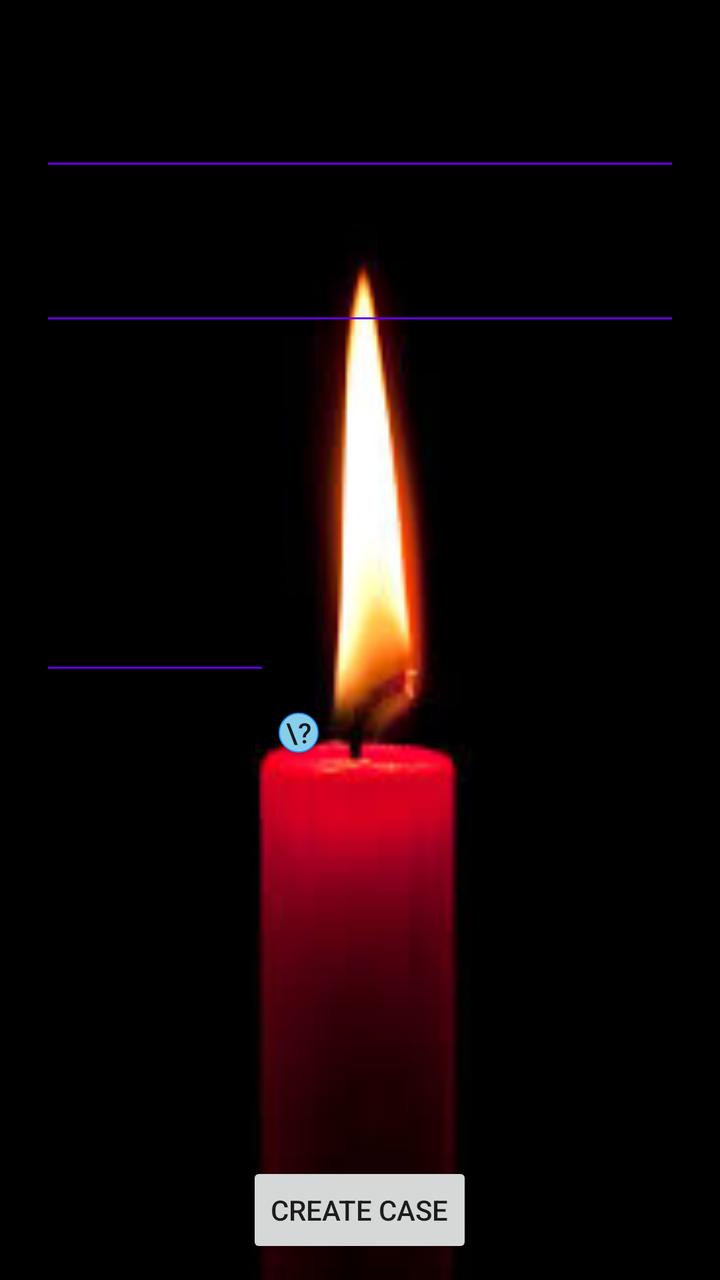
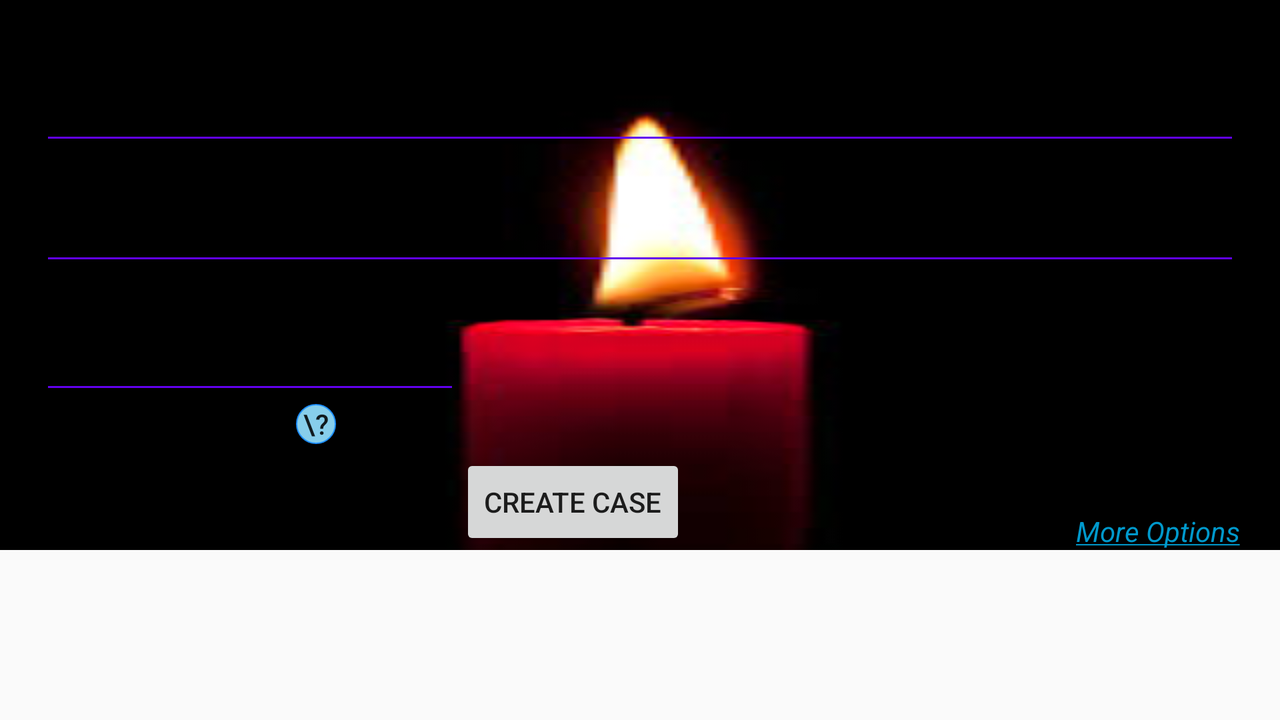

An Android layout and its configuration variant, each rendered on a device that would load it. The default file and the variant file are quoted in full after the pictures.
<!-- AndroidManifest.xml: application theme Theme.AppCompat.Light.NoActionBar -->
<!-- res/layout/activity_new_case.xml -->
<?xml version="1.0" encoding="utf-8"?>
<RelativeLayout xmlns:android="http://schemas.android.com/apk/res/android"
    xmlns:app="http://schemas.android.com/apk/res-auto"
    xmlns:tools="http://schemas.android.com/tools"
    android:id="@+id/backgroundLayout"
    android:layout_width="match_parent"
    android:layout_height="match_parent"
    android:background="@drawable/images"
    android:orientation="vertical"
    android:paddingLeft="20dp"
    android:paddingRight="20dp"
    tools:visibility="visible">

    <androidx.appcompat.widget.AppCompatEditText
        android:id="@+id/nameOfNiftar"
        android:layout_width="match_parent"
        android:layout_height="wrap_content"
        android:layout_below="@+id/niftarNameLabelHeb"
        android:layout_alignParentStart="true"
        android:layout_alignParentLeft="true"
        android:ems="10"
        android:inputType="textCapSentences"
        app:backgroundTint="@color/colorPrimary" />

    <TextView
        android:id="@+id/nameNiftarLabel"
        android:layout_width="wrap_content"
        android:layout_height="wrap_content"
        android:layout_above="@+id/nameOfNiftar"
        android:layout_alignParentStart="true"
        android:layout_alignParentLeft="true"
        android:text="@string/newNiftarName" />


    <androidx.appcompat.widget.AppCompatEditText
        android:id="@+id/caseIdEntry"
        android:layout_width="wrap_content"
        android:layout_height="wrap_content"
        android:layout_below="@+id/caseIDLabel"
        android:layout_alignParentStart="true"
        android:layout_alignParentLeft="true"
        android:ems="10"
        android:inputType="text"
        android:visibility="gone"
        app:backgroundTint="@color/colorPrimary" />

    <androidx.appcompat.widget.AppCompatEditText
        android:id="@+id/caseIDConfirm"
        android:layout_width="wrap_content"
        android:layout_height="wrap_content"
        android:layout_below="@+id/confirmCaseIDLabel"
        android:layout_alignParentStart="true"
        android:layout_alignParentLeft="true"
        android:ems="10"
        android:inputType="text"
        android:visibility="gone"
        app:backgroundTint="@color/colorPrimary" />

    <TextView
        android:id="@+id/caseIDLabel"
        android:layout_width="wrap_content"
        android:layout_height="wrap_content"
        android:layout_below="@+id/makePrivateCheckBox"
        android:layout_alignStart="@+id/makePrivateCheckBox"
        android:layout_alignLeft="@+id/makePrivateCheckBox"
        android:layout_marginTop="12dp"
        android:text="@string/caseId"
        android:visibility="gone" />

    <TextView
        android:id="@+id/confirmCaseIDLabel"
        android:layout_width="wrap_content"
        android:layout_height="wrap_content"
        android:layout_below="@+id/caseIdEntry"
        android:layout_alignStart="@+id/makePrivateCheckBox"
        android:layout_alignLeft="@+id/makePrivateCheckBox"
        android:text="@string/confirmCaseID"
        android:visibility="gone" />

    <androidx.appcompat.widget.AppCompatEditText
        android:id="@+id/dateNiftar"
        android:layout_width="115dp"
        android:layout_height="45dp"
        android:layout_alignParentStart="true"
        android:layout_alignParentLeft="true"
        android:layout_centerVertical="true"
        android:ems="10"
        android:focusableInTouchMode="false"
        android:inputType="textPersonName|date"
        app:backgroundTint="@color/colorPrimary" />

    <androidx.appcompat.widget.AppCompatEditText
        android:id="@+id/dateShloshim"
        android:layout_width="115dp"
        android:layout_height="45dp"
        android:layout_alignBaseline="@+id/dateNiftar"
        android:layout_alignEnd="@+id/fatherNameLabelHebrew"
        android:layout_alignRight="@+id/fatherNameLabelHebrew"
        android:layout_alignBottom="@+id/dateNiftar"
        android:ems="10"
        android:focusableInTouchMode="false"
        android:inputType="textPersonName|date"
        android:visibility="invisible"
        app:backgroundTint="@color/colorPrimary" />

    <CheckBox
        android:id="@+id/makePrivateCheckBox"
        android:layout_width="wrap_content"
        android:layout_height="wrap_content"
        android:layout_below="@+id/dateNiftar"
        android:layout_alignParentStart="true"
        android:layout_alignParentLeft="true"
        android:layout_marginTop="14dp"
        android:maxLines="1"
        android:text="@string/makePrivate" />

    <TextView
        android:id="@+id/dateNiftarLabel"
        android:layout_width="wrap_content"
        android:layout_height="wrap_content"
        android:layout_above="@+id/dateNiftar"
        android:layout_alignParentStart="true"
        android:layout_alignParentLeft="true"
        android:text="@string/dateNiftarLabel" />

    <TextView
        android:id="@+id/dateShloshimLabel"
        android:layout_width="wrap_content"
        android:layout_height="wrap_content"
        android:layout_alignBaseline="@+id/dateNiftarLabel"
        android:layout_alignStart="@+id/dateShloshim"
        android:layout_alignLeft="@+id/dateShloshim"
        android:layout_alignBottom="@+id/dateNiftarLabel"
        android:text="@string/dateShloshimLabel"
        android:visibility="invisible" />

    <Button
        android:id="@+id/createCaseButton"
        android:layout_width="wrap_content"
        android:layout_height="wrap_content"
        android:layout_alignParentBottom="true"
        android:layout_centerHorizontal="true"
        android:layout_marginBottom="11dp"
        android:text="@string/createCase" />

    <androidx.appcompat.widget.AppCompatEditText
        android:id="@+id/fatherName"
        android:layout_width="wrap_content"
        android:layout_height="wrap_content"
        android:layout_below="@+id/fatherNameLabel"
        android:layout_alignParentStart="true"
        android:layout_alignParentLeft="true"
        android:layout_alignParentEnd="true"
        android:layout_alignParentRight="true"
        android:ems="10"
        android:inputType="textCapSentences|textPersonName"
        app:backgroundTint="@color/colorPrimary" />

    <TextView
        android:id="@+id/fatherNameLabel"
        android:layout_width="wrap_content"
        android:layout_height="wrap_content"
        android:layout_below="@+id/nameOfNiftar"
        android:layout_alignParentStart="true"
        android:layout_alignParentLeft="true"
        android:layout_marginTop="17dp"
        android:text="@string/name_of_father" />

    <TextView
        android:id="@+id/fatherNameLabelHebrew"
        android:layout_width="wrap_content"
        android:layout_height="wrap_content"
        android:layout_alignBottom="@+id/fatherNameLabel"
        android:layout_alignParentEnd="true"
        android:layout_alignParentRight="true"
        android:text="@string/father_name_hebrew" />

    <TextView
        android:id="@+id/niftarNameLabelHeb"
        android:layout_width="wrap_content"
        android:layout_height="wrap_content"
        android:layout_alignParentTop="true"
        android:layout_alignParentEnd="true"
        android:layout_alignParentRight="true"
        android:layout_marginTop="30dp"
        android:text="@string/hebNameNiftar" />

    <TextView
        android:id="@+id/textView2"
        android:layout_width="wrap_content"
        android:layout_height="wrap_content"
        android:layout_above="@+id/createCaseButton"
        android:layout_alignParentEnd="true"
        android:layout_alignParentRight="true"
        android:clickable="true"
        android:text="@string/moreOptionsInNewCase"
        android:textColor="@android:color/holo_blue_dark"
        android:visibility="invisible"
        android:focusable="true" />

    <Button
        android:id="@+id/privateInfoButton"
        android:layout_width="20dp"
        android:layout_height="20dp"
        android:layout_alignStart="@+id/createCaseButton"
        android:layout_alignLeft="@+id/createCaseButton"
        android:layout_alignTop="@+id/makePrivateCheckBox"
        android:layout_marginStart="16dp"
        android:layout_marginLeft="16dp"
        android:background="@drawable/button_border"
        android:gravity="center_vertical|center_horizontal"
        android:text="  \?  " />


    <TextView
        android:id="@+id/idTaken"
        android:layout_width="wrap_content"
        android:layout_height="wrap_content"
        android:layout_alignBottom="@id/caseIdEntry"
        android:layout_marginLeft="20dp"
        android:layout_toRightOf="@id/caseIdEntry"
        android:breakStrategy="simple"
        android:drawablePadding="5dp"
        android:textSize="10sp"
        android:visibility="gone"
        app:drawableLeftCompat="@drawable/indicator_input_error" />

    <TextView
        android:id="@+id/idMatch"
        android:layout_width="wrap_content"
        android:layout_height="wrap_content"
        android:layout_alignBottom="@id/caseIDConfirm"
        android:layout_marginLeft="20dp"
        android:layout_toRightOf="@id/caseIDConfirm"
        android:breakStrategy="simple"
        android:drawablePadding="5dp"
        android:text="@string/ids_must_match"
        android:textSize="10sp"
        android:visibility="gone"
        app:drawableLeftCompat="@drawable/indicator_input_error" />


</RelativeLayout>
<!-- resources referenced by this layout -->
<resources>
  <!-- drawable button_border (drawable) -->
  <?xml version="1.0" encoding="utf-8"?>
  <selector xmlns:android="http://schemas.android.com/apk/res/android">
      <item>
          <shape android:shape="oval">
              <stroke android:color="#1E90FF" android:width="0.5dp" />
              <solid android:color="#87CEEB"/>
              <size android:width="15dp" android:height="15dp"/>
          </shape>
      </item>
  </selector>
  <!-- drawable images: jpg bitmap (drawable, 2927 bytes) -->
  <string name="caseId">Enter Case Id</string>
  <string name="confirmCaseID">Re-enter ID</string>
  <string name="createCase">Create Case</string>
  <string name="dateNiftarLabel">Date Niftar</string>
  <string name="dateShloshimLabel">Shloshim Date</string>
  <string name="father_name_hebrew">שם האב</string>
  <string name="hebNameNiftar">שם הנפטר</string>
  <string name="ids_must_match">IDs must match</string>
  <string name="makePrivate">Make Private</string>
  <string name="moreOptionsInNewCase"><i><u>More Options</u></i></string>
  <string name="name_of_father">Name of Father</string>
  <string name="newNiftarName">Name of Niftar</string>
</resources>
<!-- res/layout-land/activity_new_case.xml (the repository's variant of the layout above) -->
<!-- drawn on the phone turned sideways -->
<?xml version="1.0" encoding="utf-8"?>
<ScrollView
    android:id="@+id/scrollNewCase"
    android:layout_height="match_parent"
    android:layout_width="match_parent"
    xmlns:android="http://schemas.android.com/apk/res/android" >
<RelativeLayout xmlns:android="http://schemas.android.com/apk/res/android"
    xmlns:app="http://schemas.android.com/apk/res-auto"
    android:id="@+id/backgroundLayout"
    android:layout_width="match_parent"
    android:layout_height="wrap_content"

    android:paddingLeft="20dp"
    android:paddingRight="20dp"
    android:background="@drawable/images">


    <androidx.appcompat.widget.AppCompatEditText
        android:id="@+id/nameOfNiftar"
        android:layout_width="match_parent"
        android:layout_height="wrap_content"
        android:ems="10"
        android:inputType="textCapSentences"
        app:backgroundTint="@color/colorPrimary"
        android:layout_below="@+id/niftarNameLabelHeb"
        android:layout_alignParentLeft="true"
        android:layout_alignParentStart="true" />
    <TextView
        android:id="@+id/nameNiftarLabel"
        android:layout_width="wrap_content"
        android:layout_height="wrap_content"
        android:text="@string/newNiftarName"
        android:layout_above="@+id/nameOfNiftar"
        android:layout_alignParentLeft="true"
        android:layout_alignParentStart="true" />


    <androidx.appcompat.widget.AppCompatEditText
        android:id="@+id/caseIdEntry"
        android:layout_width="wrap_content"
        android:layout_height="wrap_content"
        android:layout_alignParentLeft="true"
        android:layout_alignParentStart="true"
        android:layout_below="@+id/caseIDLabel"
        android:ems="10"
        android:inputType="text"
        android:visibility="gone"
        app:backgroundTint="@color/colorPrimary"
        />

    <androidx.appcompat.widget.AppCompatEditText
        android:id="@+id/caseIDConfirm"
        android:layout_width="wrap_content"
        android:layout_height="wrap_content"
        android:layout_alignParentLeft="true"
        android:layout_alignParentStart="true"
        android:layout_below="@+id/confirmCaseIDLabel"
        android:ems="10"
        android:inputType="text"
        android:visibility="gone"
        app:backgroundTint="@color/colorPrimary"
        />

    <TextView
        android:id="@+id/caseIDLabel"
        android:layout_width="wrap_content"
        android:layout_height="wrap_content"
        android:layout_alignLeft="@+id/makePrivateCheckBox"
        android:layout_alignStart="@+id/makePrivateCheckBox"
        android:layout_below="@+id/makePrivateCheckBox"
        android:layout_marginTop="12dp"
        android:text="@string/caseId"
        android:visibility="gone" />

    <TextView
        android:id="@+id/confirmCaseIDLabel"
        android:layout_width="wrap_content"
        android:layout_height="wrap_content"
        android:layout_alignLeft="@+id/caseIDConfirm"
        android:layout_alignStart="@+id/caseIDConfirm"
        android:layout_below="@+id/caseIdEntry"
        android:text="@string/confirmCaseID"
        android:visibility="gone" />

    <androidx.appcompat.widget.AppCompatEditText
        android:id="@+id/dateNiftar"
        android:layout_width="wrap_content"
        android:layout_height="wrap_content"
        android:ems="10"
        android:focusableInTouchMode="false"
        android:inputType="textPersonName|date"
        app:backgroundTint="@color/colorPrimary"
        android:layout_below="@+id/dateNiftarLabel"
        android:layout_alignParentLeft="true"
        android:layout_alignParentStart="true" />

    <androidx.appcompat.widget.AppCompatEditText
        android:id="@+id/dateShloshim"
        android:layout_width="wrap_content"
        android:layout_height="wrap_content"
        android:layout_alignBaseline="@+id/dateNiftar"
        android:layout_alignBottom="@+id/dateNiftar"
        android:layout_alignParentEnd="true"
        android:layout_alignParentRight="true"
        android:layout_marginEnd="14dp"
        android:layout_marginRight="14dp"
        android:ems="10"
        android:focusableInTouchMode="false"
        android:inputType="textPersonName|date"
        android:visibility="invisible"
        app:backgroundTint="@color/colorPrimary" />

    <CheckBox
        android:id="@+id/makePrivateCheckBox"
        android:layout_width="wrap_content"
        android:layout_height="wrap_content"
        android:maxLines="1"
        android:text="@string/makePrivate"
        android:layout_below="@+id/dateNiftar"
        android:layout_alignParentLeft="true"
        android:layout_alignParentStart="true" />

    <TextView
        android:id="@+id/dateNiftarLabel"
        android:layout_width="wrap_content"
        android:layout_height="wrap_content"
        android:layout_alignParentLeft="true"
        android:layout_alignParentStart="true"
        android:layout_below="@+id/fatherName"
        android:layout_marginTop="4dp"
        android:text="@string/dateNiftarLabel" />

    <TextView
        android:id="@+id/dateShloshimLabel"
        android:layout_width="wrap_content"
        android:layout_height="wrap_content"
        android:layout_alignLeft="@+id/dateShloshim"
        android:layout_alignStart="@+id/dateShloshim"
        android:layout_below="@+id/fatherName"
        android:text="@string/dateShloshimLabel"
        android:visibility="invisible" />

    <Button
        android:id="@+id/createCaseButton"
        android:layout_width="wrap_content"
        android:layout_height="wrap_content"
        android:text="@string/createCase"
        android:layout_alignParentBottom="true"
        android:layout_toRightOf="@+id/dateNiftar"
        android:layout_toEndOf="@+id/dateNiftar" />

    <androidx.appcompat.widget.AppCompatEditText
        android:id="@+id/fatherName"
        android:layout_width="wrap_content"
        android:layout_height="wrap_content"
        android:ems="10"
        android:inputType="textCapSentences|textPersonName"
        app:backgroundTint="@color/colorPrimary"
        android:layout_below="@+id/fatherNameLabel"
        android:layout_alignParentLeft="true"
        android:layout_alignParentStart="true"
        android:layout_alignParentRight="true"
        android:layout_alignParentEnd="true" />

    <TextView
        android:id="@+id/fatherNameLabel"
        android:layout_width="wrap_content"
        android:layout_height="wrap_content"
        android:text="Name of Father"
        android:layout_below="@+id/nameOfNiftar"
        android:layout_alignParentLeft="true"
        android:layout_alignParentStart="true" />

    <TextView
        android:id="@+id/fatherNameLabelHebrew"
        android:layout_width="wrap_content"
        android:layout_height="wrap_content"
        android:layout_alignBottom="@+id/fatherNameLabel"
        android:layout_alignParentEnd="true"
        android:layout_alignParentRight="true"
        android:text="שם האב" />

    <TextView
        android:id="@+id/niftarNameLabelHeb"
        android:layout_width="wrap_content"
        android:layout_height="wrap_content"
        android:layout_alignParentEnd="true"
        android:layout_alignParentRight="true"
        android:layout_alignParentTop="true"
        android:layout_marginTop="17dp"
        android:text="@string/hebNameNiftar" />

    <TextView
        android:id="@+id/textView2"
        android:layout_width="wrap_content"
        android:layout_height="wrap_content"
        android:clickable="true"
        android:text="@string/moreOptionsInNewCase"
        android:textColor="@android:color/holo_blue_dark"
        android:layout_alignParentBottom="true"
        android:layout_alignParentRight="true"
        android:layout_alignParentEnd="true"
        android:focusable="true" />

    <Button
        android:id="@+id/privateInfoButton"
        android:layout_width="20dp"
        android:layout_height="20dp"
        android:background="@drawable/button_border"
        android:gravity="center_vertical|center_horizontal"
        android:text="  \?  "
        android:layout_below="@+id/dateNiftar"
        android:layout_toRightOf="@+id/makePrivateCheckBox"
        android:layout_toEndOf="@+id/makePrivateCheckBox"
        android:layout_marginLeft="15dp"
        android:layout_marginStart="15dp" />

</RelativeLayout>
</ScrollView>
<!-- resources referenced by the variant -->
<!-- as the phone turned sideways resolves them -->
<resources>
  <!-- drawable button_border (drawable) -->
  <?xml version="1.0" encoding="utf-8"?>
  <selector xmlns:android="http://schemas.android.com/apk/res/android">
      <item>
          <shape android:shape="oval">
              <stroke android:color="#1E90FF" android:width="0.5dp" />
              <solid android:color="#87CEEB"/>
              <size android:width="15dp" android:height="15dp"/>
          </shape>
      </item>
  </selector>
  <!-- drawable images: jpg bitmap (drawable, 2927 bytes) -->
  <string name="caseId">Enter Case Id</string>
  <string name="confirmCaseID">Re-enter ID</string>
  <string name="createCase">Create Case</string>
  <string name="dateNiftarLabel">Date Niftar</string>
  <string name="dateShloshimLabel">Shloshim Date</string>
  <string name="hebNameNiftar">שם הנפטר</string>
  <string name="makePrivate">Make Private</string>
  <string name="moreOptionsInNewCase"><i><u>More Options</u></i></string>
  <string name="newNiftarName">Name of Niftar</string>
</resources>
